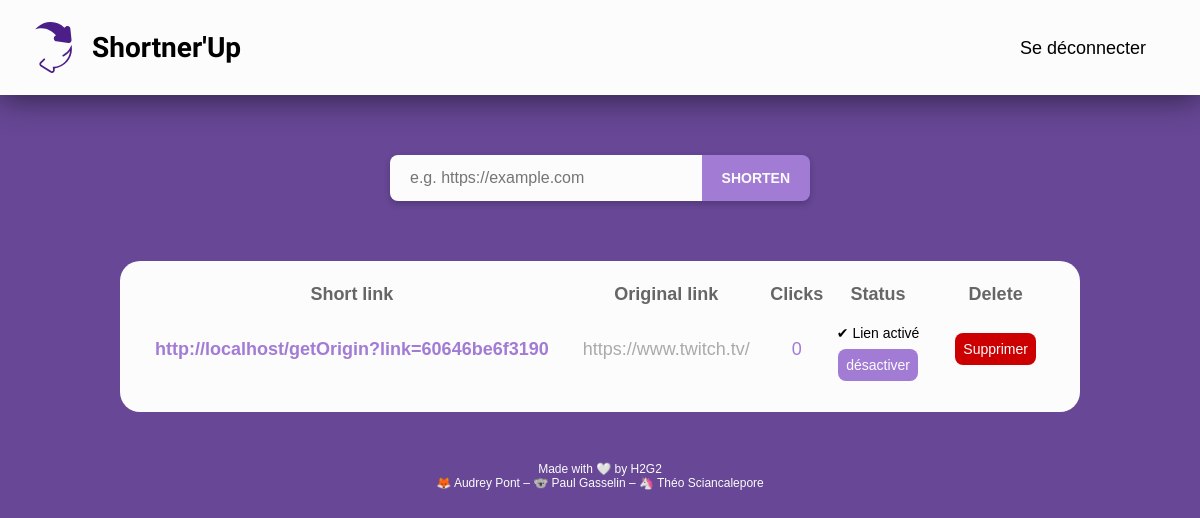
Page /account.php (signed in) on the committed database.
### tables this page shows
CREATE TABLE IF NOT EXISTS `urls` (
  `ID` int(11) NOT NULL AUTO_INCREMENT,
  `userID` int(11) NOT NULL,
  `long_url` text NOT NULL,
  `uniqID` varchar(13) NOT NULL,
  `clicks` int(11) NOT NULL,
  `status` tinyint(4) NOT NULL,
  PRIMARY KEY (`ID`)
);

### account.php (the view, shortened to what this page needs)
<?php
	require_once('connection.php');
	if(isset($_COOKIE['userID'])){
		$stmt=$conn->prepare("SELECT * FROM urls WHERE userID =" . $_COOKIE['userID']);
        $stmt->execute();
		$urls = $stmt->fetchAll(PDO::FETCH_ASSOC);
	}
	else
	{
		header("location: accueil.php");
	}
?>
<!DOCTYPE html>
<html lang="fr">
<head>
	<link rel="stylesheet" href="main.css"/>
</head>
<body>
	<header class="header">
        <a href="#" class="logo">
            <img src="images/logo.svg" alt="Website logo">
            <span>Shortner'Up</span>
        </a>
        <div class="header-buttons">
            <a href="logout.php" class="signout-button">Se déconnecter</a>
        </div>
    </header>
	<main>
		<section class="form">
			<form action="addLink.php" method="post">
				<input type="text" name="long_url" placeholder="e.g. https://example.com" />
				<input type="submit" value="SHORTEN"/>
			</form>
		</section>
		<form method="post">
		<table class="urls">
			<tr class="url">
				<th class="short_url_header">Short link</th>
				<th class="long_url_header">Original link</th>
				<th class="clicks_header">Clicks</th>
				<th class="status_header">Status</th>
				<th class="delete_header">Delete</th>
			</tr>
			<?php foreach ($urls as $url) : ?>
			<tr class="url">
				<td class="short_url">
					<a href=
					<?php
						if($url['status']==1)
						{
							echo 'http://localhost/getOrigin?link='.$url['uniqID'];
						}
						elseif($url['status']==0)
						{
							echo 'disabled.php';
						}
					?>
					>
						http://localhost/getOrigin?link=<?= $url['uniqID']; ?>
					</a>
				</td>
				<td class="long_url">
					<a href="<?= $url['long_url']; ?>" target="_blank"><?= $url['long_url']; ?>
					</a>
				</td>
				<td class="clicks">
					<a href="<?= $url['clicks']; ?>" target="_blank"><?= $url['clicks']; ?>
					</a>
				</td>
				<td class="status">
					<?php
						if($url['status']==1)
						{
							echo '<div>&#10004; Lien activé</div><button value="'.$url['ID'].'" type="submit" name="active" class="active">désactiver</button>';
						}
						elseif($url['status']==0)
						{
							echo '<div>&#x274C; Lien désactivé</div><button value="'.$url['ID'].'" type="submit" name="inactive" class="inactive">activer</button>';
						}
					?>
				</td>
				<td class="delete">
					<button value=<?= $url['ID']?> type="submit" name="delete" class="delete">Supprimer</button>
				</td>
			</tr>
			<?php endforeach; ?>
		</table>
		</form>
	</main>
	<footer class="footer">
        <span>Made with &#x1F90D; by H2G2</span>
        <span>&#x1F98A; Audrey Pont – &#x1F428; Paul Gasselin – &#x1F984; Théo Sciancalepore</span>
    </footer>
</body>
</html>

### main.css (style rules this page uses)
:root { --main-bg-color: #674796; --complement-bg-color: #FCFCFC; --button-color: #A27BD5; --button-pushed-color: #4B1F87; --cta-color: #EFC57E; --cta-pushed-color: #E7A32F; }
html, body { height: 100%; }
body { position: relative; margin: 0 auto; min-height: 100%; width: 100%; font-size: 18px; font-family: sans-serif; background-color: var(--main-bg-color); }
.header { display: flex; justify-content: space-between; align-items: center; background-color: var(--complement-bg-color); padding: 10px; margin-bottom: 5%; filter: drop-shadow(0px 5px 15px rgba(0, 0, 0, 0.50)); }
.header a { color: black; text-align: center; padding: 12px; text-decoration: none; font-size: 18px; line-height: 24px; border-radius: 5px; }
.header a.logo { display: flex; justify-content: center; align-items: center; font-size: 28px; font-weight: bold; font-family: 'Prompt', sans-serif; }
.logo img { width: 50px; margin-right: 20px; }
.header-buttons { margin-right: 20px; }
.form { display: flex; justify-content: center; margin-top: 60px; margin-bottom: 60px; }
.form form { display: flex; box-shadow: 0px 3px 6px rgba(0, 0, 0, 0.2); border-radius: 8px; width: 100%; max-width: 420px; }
.form form input[type="text"] { padding: 14px 20px; font-size: 16px; border: none; background-color: var(--complement-bg-color); border-radius: 8px 0px 0px 8px; width: 100%; color: var(--button-pushed-color) }
.form form input[type="submit"] { padding: 14px 20px; font-size: 14px; border: none; cursor: pointer; background-color: var(--button-color); color: var(--complement-bg-color); font-weight: 700; border-radius: 0px 8px 8px 0px; }
.header-buttons a { color: black; text-align: center; padding: 16px 24px; text-decoration: none; font-size: 18px; line-height: 24px; border-radius: 5px; }
.urls { width: 80%; display: flex; flex-flow: column wrap; align-items: center; margin: 0 auto; padding: 20px 16px; background-color: var(--complement-bg-color); border-radius: 20px; }
.urls .url { padding: 16px 16px; color: #666666; font-size: 18px; }
.urls .url a { text-decoration: none; color: var(--button-color) }
.urls .url .short_url_header { text-align: center; }
.urls .url .short_url { text-align: justify; padding: 16px 16px; color: #666666; font-size: 18px; font-weight: 700; }
.urls .url .long_url_header { text-align: center; }
.urls .url .long_url { text-align: justify; max-width: 400px; padding: 16px 16px; margin-left: 25px; color: #666666; font-size: 18px; overflow: hidden; text-overflow: ellipsis; }
.urls .url .long_url a { color: #aaaaaa; }
.clicks { text-align: center; padding: 16px 24px; }
.status { margin: 24px; text-align: center; color: #000000; font-size: 14px; }
.status div { padding: 8px; }
.status .active, .status .inactive { padding: 8px 8px; font-size: 14px; border: none; cursor: pointer; background-color: var(--button-color); color: var(--complement-bg-color); border-radius: 8px; }
.delete .delete { margin: 24px; padding: 8px 8px; font-size: 14px; border: none; cursor: pointer; background-color: #CC0000; color: var(--complement-bg-color); border-radius: 8px; }
.footer { width: 100%; bottom: 0; display: flex; flex-flow: column wrap; align-items: center; padding: 50px 0 20px 0; color: var(--complement-bg-color); font-size: 12px; }

### rows in the picture
urls: uniqID "60646be6f3190", long_url "https://www.twitch.tv/", clicks "0", $url['ID'] 8 (drawn)
